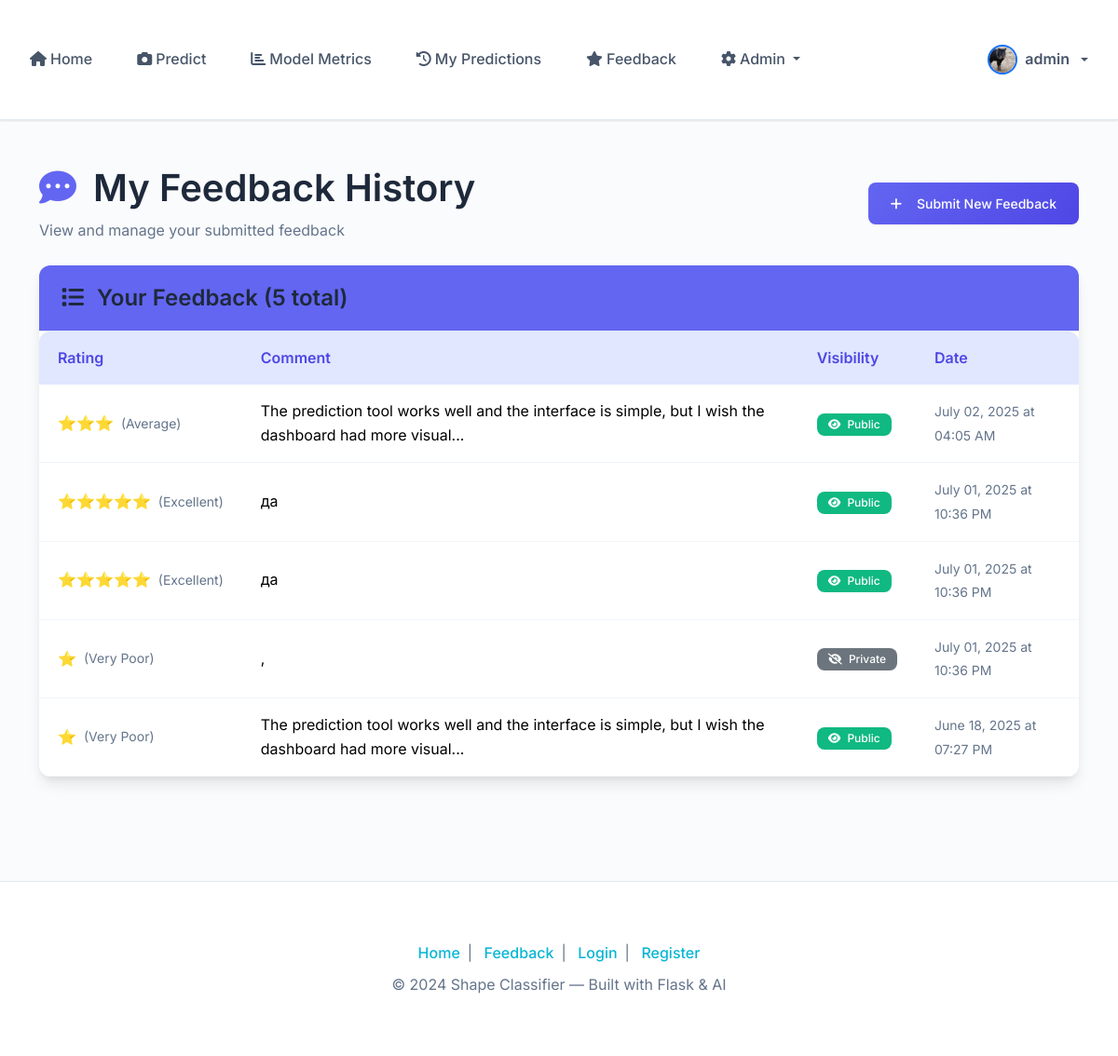
The app's page /my-feedback (signed in) with its own data.
### app/models/user.py (models this page shows, shortened)
class User(UserMixin, db.Model):
    id = db.Column(db.Integer, primary_key=True)
    username = db.Column(db.String(80), unique=True, nullable=False)
    email = db.Column(db.String(120), unique=True, nullable=False)
    password_hash = db.Column(db.String(128))
    profile_picture = db.Column(db.String(255), nullable=True)  # Store filename of profile picture
    role = db.Column(db.String(20), default='user')  # 'user' or 'admin'
    active = db.Column(db.Boolean, default=True)  # For deactivation
    created_at = db.Column(db.DateTime, default=datetime.utcnow)
    predictions = db.relationship('Prediction', backref='user', lazy=True)
    def is_admin(self):
        return self.role == 'admin'
    def get_profile_picture_url(self):
        if self.profile_picture:
            return f'/static/uploads/{self.profile_picture}'
        return f'https://ui-avatars.com/api/?name={self.username}&background=random&color=fff&size=200'

### app/models/feedback.py (models this page shows, shortened)
class Feedback(db.Model):
    id = db.Column(db.Integer, primary_key=True)
    rating = db.Column(db.Integer, nullable=False)  # 1-5 stars
    comment = db.Column(db.Text, nullable=True)  # Optional comment
    is_public = db.Column(db.Boolean, default=True)  # Visibility flag
    user_id = db.Column(db.Integer, db.ForeignKey('user.id'), nullable=False)
    created_at = db.Column(db.DateTime, default=datetime.utcnow)
    user = db.relationship('User', backref='feedbacks')
    @property
    def rating_stars(self):
        return '⭐' * self.rating
    @property
    def rating_text(self):
        ratings = {
            1: 'Very Poor',
            2: 'Poor',
            3: 'Average',
            4: 'Good',
            5: 'Excellent'
        }
        return ratings.get(self.rating, 'Unknown')

### app/routes/main.py (the view)
@main.route('/my-feedback')
@login_required
def my_feedback():
    page = request.args.get('page', 1, type=int)
    feedbacks = Feedback.query.filter_by(user_id=current_user.id).order_by(
        Feedback.created_at.desc()
    ).paginate(
        page=page, per_page=10, error_out=False
    )
    return render_template('main/my_feedback.html', feedbacks=feedbacks)

### app/templates/main/my_feedback.html (shortened to what this page needs)
{% extends "base.html" %}
{% block content %}
<div class="container py-5">
    <div class="row">
        <div class="col-12">
            <div class="d-flex justify-content-between align-items-center mb-4">
                <div>
                    <h1 class="mb-2">
                        <i class="fas fa-comment-dots me-2 text-primary"></i>
                        My Feedback History
                    </h1>
                    <p class="text-muted mb-0">View and manage your submitted feedback</p>
                </div>
                <a href="{{ url_for('main.feedback') }}" class="btn btn-primary">
                    <i class="fas fa-plus me-2"></i>Submit New Feedback
                </a>
            </div>
            {% if feedbacks.items %}
            <div class="card shadow-lg border-0">
                <div class="card-header bg-primary text-white">
                    <h4 class="mb-0">
                        <i class="fas fa-list me-2"></i>
                        Your Feedback ({{ feedbacks.total }} total)
                    </h4>
                </div>
                <div class="card-body p-0">
                    <div class="table-responsive">
                        <table class="table table-hover mb-0">
                            <thead class="table-light">
                                <tr>
                                    <th>Rating</th>
                                    <th>Comment</th>
                                    <th>Visibility</th>
                                    <th>Date</th>
                                </tr>
                            </thead>
                            <tbody>
                                {% for feedback in feedbacks.items %}
                                <tr>
                                    <td>
                                        <div class="d-flex align-items-center">
                                            <span class="text-warning me-2">{{ feedback.rating_stars }}</span>
                                            <small class="text-muted">({{ feedback.rating_text }})</small>
                                        </div>
                                    </td>
                                    <td>
                                        {% if feedback.comment %}
                                            <p class="mb-0">{{ feedback.comment[:100] }}{% if feedback.comment|length > 100 %}...{% endif %}</p>
                                        {% else %}
                                            <span class="text-muted">No comment</span>
                                        {% endif %}
                                    </td>
                                    <td>
                                        <span class="badge bg-{% if feedback.is_public %}success{% else %}secondary{% endif %}">
                                            <i class="fas fa-{% if feedback.is_public %}eye{% else %}eye-slash{% endif %} me-1"></i>
                                            {{ 'Public' if feedback.is_public else 'Private' }}
                                        </span>
                                    </td>
                                    <td>
                                        <small class="text-muted">{{ feedback.created_at.strftime('%B %d, %Y at %I:%M %p') }}</small>
                                    </td>
                                </tr>
                                {% endfor %}
                            </tbody>
                        </table>
                    </div>
                </div>
            </div>
            {% endif %}
        </div>
    </div>
</div>
{% endblock %}

### app/templates/components/navbar.html (shortened to what this page needs)
<nav class="navbar navbar-expand-lg bg-white shadow-sm py-2 sticky-top">
  <div class="container-fluid">
    <div class="collapse navbar-collapse" id="navbarNavDropdown">
      <ul class="navbar-nav me-auto mb-2 mb-lg-0 align-items-lg-center gap-lg-2">
        <li class="nav-item">
          <a class="nav-link{% if request.endpoint == 'main.index' %} active{% endif %}" href="{{ url_for('main.index') }}">
            <i class="fas fa-home me-1"></i>Home
          </a>
        </li>
        {% if current_user.is_authenticated %}
        <li class="nav-item">
          <a class="nav-link" href="{{ url_for('main.predict') }}">
            <i class="fas fa-camera me-1"></i>Predict
          </a>
        </li>
        <li class="nav-item">
          <a class="nav-link" href="{{ url_for('main.model_evaluation') }}">
            <i class="fas fa-chart-bar me-1"></i>Model Metrics
          </a>
        </li>
        <li class="nav-item">
          <a class="nav-link{% if request.endpoint == 'main.my_predictions' %} active{% endif %}" href="{{ url_for('main.my_predictions') }}">
            <i class="fas fa-history me-1"></i>My Predictions
          </a>
        </li>
        <li class="nav-item">
          <a class="nav-link{% if request.endpoint == 'main.feedback' %} active{% endif %}" href="{{ url_for('main.feedback') }}">
            <i class="fas fa-star me-1"></i>Feedback
          </a>
        </li>
        {% if current_user.is_admin() %}
        <li class="nav-item dropdown">
          <a class="nav-link dropdown-toggle" href="#" id="adminDropdown" role="button" data-bs-toggle="dropdown" aria-expanded="false">
            <i class="fas fa-cog me-1"></i>Admin
          </a>
        </li>
        {% endif %}
        {% endif %}
      </ul>
      <ul class="navbar-nav mb-2 mb-lg-0 align-items-lg-center gap-lg-2">
        {% if current_user.is_authenticated %}
        <li class="nav-item dropdown">
          <a class="nav-link dropdown-toggle d-flex align-items-center gap-2" href="#" id="userDropdown" role="button" data-bs-toggle="dropdown" aria-expanded="false">
            <img src="{{ current_user.get_profile_picture_url() }}"
                 alt="Profile"
                 class="rounded-circle border border-2 border-primary shadow-sm" style="width: 32px; height: 32px; object-fit: cover;">
            <span class="fw-semibold">{{ current_user.username }}</span>
          </a>
        </li>
        {% endif %}
      </ul>
    </div>
  </div>
</nav>

### app/static/css/custom.css (style rules this page uses)
:root { --primary: #6366f1; --primary-dark: #4f46e5; --primary-light: #e0e7ff; --accent: #06b6d4; --accent-dark: #0891b2; --accent-light: #e0f7fa; --background: #fafbfc; --surface: #ffffff; --surface-hover: #f8fafc; --text-primary: #1e293b; --text-secondary: #475569; --text-muted: #64748b; --text-light: #94a3b8; --success: #10b981; --success-light: #d1fae5; --danger: #ef4444; --danger-light: #fee2e2; --warning: #f59e0b; --warning-light: #fef3c7; --info: #3b82f6; --info-light: #dbeafe; --border: #e2e8f0; --border-light: #f1f5f9; --shadow-sm: 0 1px 2px 0 rgba(0, 0, 0, 0.05); --shadow: 0 1px 3px 0 rgba(0, 0, 0, 0.1), 0 1px 2px 0 rgba(0, 0, 0, 0.06); --shadow-md: 0 4px 6px -1px rgba(0, 0, 0, 0.1), 0 2px 4px -1px rgba(0, 0, 0, 0.06); --shadow-lg: 0 10px 15px -3px rgba(0, 0, 0, 0.1), 0 4px 6px -2px rgba(0, 0, 0, 0.05); --transition: all 0.2s cubic-bezier(0.4, 0, 0.2, 1); --transition-slow: all 0.3s cubic-bezier(0.4, 0, 0.2, 1); --radius-sm: 0.375rem; --radius: 0.5rem; --radius-md: 0.75rem; --radius-lg: 1rem; --radius-xl: 1.5rem; }
* { box-sizing: border-box; }
html, body { font-family: 'Inter', -apple-system, BlinkMacSystemFont, 'Segoe UI', Roboto, Oxygen, Ubuntu, Cantarell, sans-serif; background-color: var(--background); color: var(--text-secondary); line-height: 1.6; font-size: 16px; margin: 0; padding: 0; }
h1, h2, h3, h4, h5, h6 { color: var(--text-primary); font-weight: 600; line-height: 1.25; margin-bottom: 0.5rem; }
.text-muted { color: var(--text-muted) !important; }
a { color: var(--accent); text-decoration: none; transition: var(--transition); }
.btn { font-weight: 500; border-radius: var(--radius); border: none; padding: 0.75rem 1.5rem; font-size: 0.875rem; transition: var(--transition); text-decoration: none; display: inline-flex; align-items: center; justify-content: center; gap: 0.5rem; cursor: pointer; }
.btn-primary { background: linear-gradient(135deg, var(--primary) 0%, var(--primary-dark) 100%); color: white !important; box-shadow: var(--shadow-sm); }
.card { background: var(--surface); border: 1px solid var(--border-light); border-radius: var(--radius-md); box-shadow: var(--shadow); transition: var(--transition); overflow: hidden; }
.card-header { background: var(--primary-light); border-bottom: 1px solid var(--border); padding: 1.25rem 1.5rem; font-weight: 600; color: var(--primary-dark); }
.card-body { padding: 1.5rem; }
.navbar { background: var(--surface) !important; border-bottom: 1px solid var(--border); box-shadow: var(--shadow-sm); padding: 0.75rem 0; min-height: auto; }
.nav-link { color: var(--text-secondary) !important; font-weight: 500; padding: 0.5rem 1rem !important; border-radius: var(--radius); transition: var(--transition); margin: 0 0.25rem; }
.table { background: var(--surface); border-radius: var(--radius-md); overflow: hidden; box-shadow: var(--shadow); }
.table thead th { background: var(--primary-light); color: var(--primary-dark); font-weight: 600; border: none; padding: 1rem 1.25rem; }
.table tbody td { padding: 1rem 1.25rem; border-color: var(--border-light); vertical-align: middle; }
.badge { font-weight: 500; padding: 0.375rem 0.75rem; border-radius: var(--radius); font-size: 0.75rem; }
.bg-primary { background: var(--primary) !important; }
.bg-success { background: var(--success) !important; }
.shadow-sm { box-shadow: var(--shadow-sm) !important; }
.shadow-lg { box-shadow: var(--shadow-lg) !important; }
.text-primary { color: var(--primary) !important; }

### app/templates/base.html (style rules this page uses)
.container, .container-fluid { padding-top: 2rem; padding-bottom: 2rem; }
.sticky-top { z-index: 1050; }

### app/templates/components/navbar.html (style rules this page uses)
.navbar, .navbar * { z-index: 1040 !important; }

### records on screen
User: get_profile_picture_url (picture), username "admin"
Feedback: rating_stars "⭐⭐⭐", rating_text "Average", comment "The prediction tool works well and the interface is simple, but I wish the dashboard had more visual", is_public "Public", created_at "July 02, 2025 at 04:05 AM"
Feedback: rating_stars "⭐⭐⭐⭐⭐", rating_text "Excellent", comment "да", is_public "Public", created_at "July 01, 2025 at 10:36 PM"
Feedback: rating_stars "⭐⭐⭐⭐⭐", rating_text "Excellent", comment "да", is_public "Public", created_at "July 01, 2025 at 10:36 PM"
Feedback: rating_stars "⭐", rating_text "Very Poor", comment ",", is_public "Private", created_at "July 01, 2025 at 10:36 PM"
Feedback: rating_stars "⭐", rating_text "Very Poor", comment "The prediction tool works well and the interface is simple, but I wish the dashboard had more visual", is_public "Public", created_at "June 18, 2025 at 07:27 PM"

### other values on screen
{{ feedbacks.total }} "5"
{{ 2024 }} "2024"
